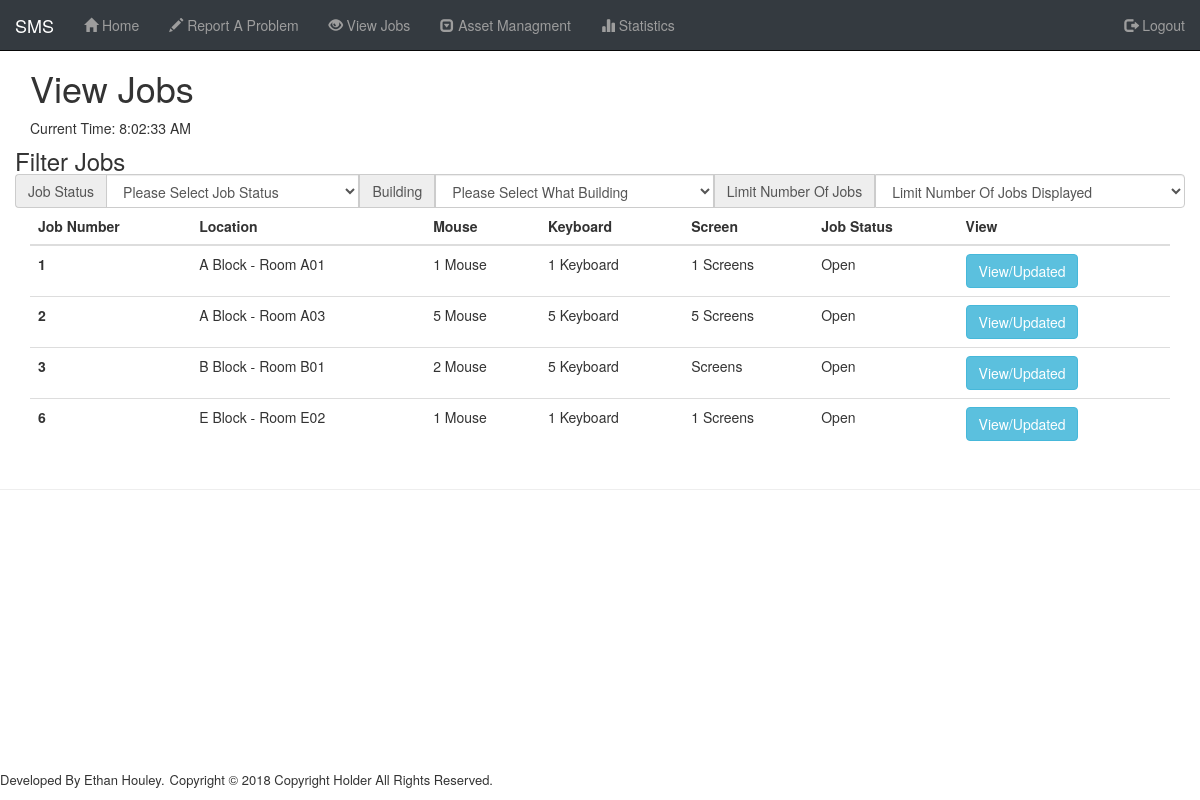
Page /view/ViewJobs.php (signed in) on the committed database.
### tables this page shows
CREATE TABLE `job` (
  `JobID` int(10) UNSIGNED NOT NULL,
  `DateLogged` timestamp NOT NULL DEFAULT CURRENT_TIMESTAMP,
  `UserID` int(10) UNSIGNED NOT NULL,
  `RoomID` int(10) UNSIGNED NOT NULL,
  `AssetID` int(10) UNSIGNED DEFAULT NULL,
  `Broken_Mouse` varchar(255) DEFAULT NULL,
  `Broken_Keyboard` varchar(255) DEFAULT NULL,
  `Broken_Screen` varchar(255) DEFAULT NULL,
  `ExtraInfo` text,
  `JobStatusID` int(10) UNSIGNED NOT NULL DEFAULT '0',
  `PartsUsed` varchar(255) DEFAULT NULL,
  `DateComplete` date DEFAULT NULL
);

CREATE TABLE `building` (
  `BuildingID` int(10) UNSIGNED NOT NULL,
  `BuildingName` varchar(255) NOT NULL
);

CREATE TABLE `rooms` (
  `RoomID` int(10) UNSIGNED NOT NULL,
  `RoomName` varchar(255) NOT NULL,
  `BuildingID` int(10) UNSIGNED NOT NULL
);

CREATE TABLE `jobstatus` (
  `JobStatusID` int(10) UNSIGNED NOT NULL,
  `JobStatusName` varchar(10) NOT NULL
);

### View/ViewJobs.php (the view, shortened to what this page needs)
<?php
		include 'include/header.php';
		switch ($_SESSION['UserStatus']) {
  		case 2:
    		include 'include/Admin_Nav.php';
    		break;
			}
?>
<div class="Work_Around_Nav">
  <div class="container">
    <h1>View Jobs</h1>
    <p>Current Time:
      <span class="clock" id="time"></span>
    </p>
  </div>
  <div class="container">
    <div class="row">
      <div class="row_heading">
        <h3>Filter Jobs</h3>
      </div>
      <div class="input-group">
        <span class="input-group-addon" id="basic-addon1">Job Status</span>
        <select class="form-control" name="JobStatus" id="JobStatus">
          <option disabled selected>Please Select Job Status</option>
        </select>
        <span class="input-group-addon" id="basic-addon1">Building</span>
				<select class="form-control" name="Building" id="BuildingNumber" onchange="GetRoomInfo(this.value)">
					<option disabled selected>Please Select What Building </option>
					<?php
					echo "</select>";
					?>
          <span class="input-group-addon" id="basic-addon1">Limit Number Of Jobs</span>
          <select class="form-control" name="Displayed" id="Displayed">
            <option disabled selected>Limit Number Of Jobs Displayed </option>
          </select>
      </div>
    </div>
    <table class="table">
      <thead>
        <tr>
          <th>Job Number</th>
          <th>Location</th>
          <th>Mouse</th>
          <th>Keyboard</th>
          <th>Screen</th>
          <th>Job Status</th>
          <th>View</th>
        </tr>
      </thead>
      <tbody>
      <?php
        $JobsLogged_MySQL = "SELECT * FROM job
				INNER JOIN rooms ON job.RoomID = rooms.RoomID
				INNER JOIN building ON rooms.BuildingID = building.BuildingID
				INNER JOIN jobstatus ON job.JobStatusID = jobstatus.JobStatusID";
        $conn = dbConnect();
      	$stmt = $conn->prepare($JobsLogged_MySQL);
      	$stmt->execute();
      	$result = $stmt->fetchAll();
        foreach($result as $row) {
          echo "<tr>";
          echo '<th scope="row"> ' . $row['JobID'] . ' </th>';
          echo '<td>'. $row['BuildingName'] . ' - Room ' . $row['RoomName'] . '</td>';
          echo '<td>' . $row['Broken_Mouse'] . ' Mouse</td>';
          echo '<td>' . $row['Broken_Keyboard'] . ' Keyboard</td>';
          echo '<td>' . $row['Broken_Screen'] . ' Screens</td>';
          echo '<td>' . $row['JobStatusName'] . '</td>';
          echo '<td><button type="button" class="btn btn-ms btn-info" name="button" onclick="OpenJob(' . $row['JobID'] . ')" value="'. $row['JobID'] .'" data-toggle="modal" data-target="#JobInfo">View/Updated</button></td>';
          echo "</tr>";
        }
      ?>
      </tbody>
    </table>
  </div>
  <hr>
  <?php
    include 'include/footer.php';
  ?>

### View/include/header.php (shortened to what this page needs)
<!DOCTYPE html>
<html lang="en">
<head>
	<link rel="stylesheet" href="https://maxcdn.bootstrapcdn.com/bootstrap/3.3.7/css/bootstrap.min.css">
	<link rel="stylesheet" type="text/css" media="screen" href="css/master.css" />
</head>
<body>

### View/include/Admin_Nav.php (shortened to what this page needs)
<nav class="navbar navbar-inverse remove_radius navbar-fixed-top background_black">
	<div class="container-fluid">
		<div class="navbar-header">
			<a class="navbar-brand" href="#">SMS</a>
		</div>
		<div class="collapse navbar-collapse" id="bs-example-navbar-collapse-1">
			<ul class="nav navbar-nav">
				<li><a href="index.php"><span class="glyphicon glyphicon-home"></span> Home</a></li>
				<li><a href="jobrequest.php"><span class="glyphicon glyphicon-pencil"></span> Report A Problem</a></li>
				<li><a href="ViewJobs.php"><span class="glyphicon glyphicon-eye-open"></span> View Jobs</a></li>
				<li class="dropdown">
					<a href="#" class="dropdown-toggle" data-toggle="dropdown" role="button" aria-haspopup="true" aria-expanded="false"><span class="glyphicon glyphicon-collapse-down"></span> Asset Managment</a>
				</li>
				<li><a href="#"><span class="glyphicon glyphicon-stats"></span> Statistics</a></li>
			</ul>
			<ul class="nav navbar-nav navbar-right ">
				<li><a href="../Model/logout.php" class="text_nav"><span class="glyphicon glyphicon-log-out"></span> Logout</a></li>
			</ul>
		</div>
	</div>
</nav>

### View/include/footer.php (shortened to what this page needs)
<footer>
		<p class="same_line">Developed By Ethan Houley.</p>
		<p class="same_line"> Copyright &copy; 2018 Copyright Holder All Rights Reserved.</p>
	</footer>
</div>

### View/css/master.css (style rules this page uses)
.background_black { background-color: #343a40 !important; color: #fff !important; }
.remove_radius { border-radius: 0 !important; }
.Work_Around_Nav { padding-top: 48px; }
.same_line { float: left; margin-right: 5px; font-size: 13px !important; }
h3 { margin: 0 !important; }
footer { position: fixed; right: 0; bottom: 0; left: 0; background-color: rgba(255, 255, 255, 0); }

### rows in the picture
job: JobID "1", building.BuildingName "A Block", RoomID.RoomName "A01", Broken_Mouse "1", Broken_Keyboard "1", Broken_Screen "1", JobStatusID.JobStatusName "Open"
job: JobID "2", building.BuildingName "A Block", RoomID.RoomName "A03", Broken_Mouse "5", Broken_Keyboard "5", Broken_Screen "5", JobStatusID.JobStatusName "Open"
job: JobID "3", building.BuildingName "B Block", RoomID.RoomName "B01", Broken_Mouse "2", Broken_Keyboard "5", JobStatusID.JobStatusName "Open"
job: JobID "6", building.BuildingName "E Block", RoomID.RoomName "E02", Broken_Mouse "1", Broken_Keyboard "1", Broken_Screen "1", JobStatusID.JobStatusName "Open"
